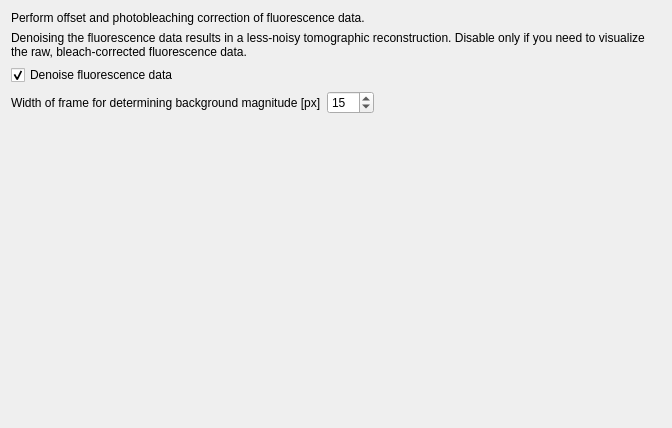
<?xml version="1.0" encoding="UTF-8"?>
<ui version="4.0">
 <class>WizardPage</class>
 <widget class="QWizardPage" name="WizardPage">
  <property name="geometry">
   <rect>
    <x>0</x>
    <y>0</y>
    <width>672</width>
    <height>428</height>
   </rect>
  </property>
  <property name="windowTitle">
   <string>WizardPage</string>
  </property>
  <layout class="QVBoxLayout" name="verticalLayout">
   <item>
    <widget class="QLabel" name="label">
     <property name="text">
      <string>Perform offset and photobleaching correction of fluorescence data.</string>
     </property>
    </widget>
   </item>
   <item>
    <widget class="QLabel" name="label_2">
     <property name="text">
      <string>Denoising the fluorescence data results in a less-noisy tomographic reconstruction. Disable only if you need to visualize the raw, bleach-corrected fluorescence data.</string>
     </property>
     <property name="wordWrap">
      <bool>true</bool>
     </property>
    </widget>
   </item>
   <item>
    <widget class="QCheckBox" name="checkBox_denoise">
     <property name="text">
      <string>Denoise fluorescence data</string>
     </property>
     <property name="checked">
      <bool>true</bool>
     </property>
    </widget>
   </item>
   <item>
    <layout class="QHBoxLayout" name="horizontalLayout">
     <property name="topMargin">
      <number>0</number>
     </property>
     <item>
      <widget class="QLabel" name="label_3">
       <property name="text">
        <string>Width of frame for determining background magnitude [px]</string>
       </property>
      </widget>
     </item>
     <item>
      <widget class="QSpinBox" name="spinBox_border">
       <property name="minimum">
        <number>5</number>
       </property>
       <property name="maximum">
        <number>500</number>
       </property>
       <property name="value">
        <number>15</number>
       </property>
      </widget>
     </item>
     <item>
      <spacer name="horizontalSpacer">
       <property name="orientation">
        <enum>Qt::Horizontal</enum>
       </property>
       <property name="sizeHint" stdset="0">
        <size>
         <width>40</width>
         <height>20</height>
        </size>
       </property>
      </spacer>
     </item>
    </layout>
   </item>
   <item>
    <spacer name="verticalSpacer">
     <property name="orientation">
      <enum>Qt::Vertical</enum>
     </property>
     <property name="sizeHint" stdset="0">
      <size>
       <width>20</width>
       <height>40</height>
      </size>
     </property>
    </spacer>
   </item>
  </layout>
 </widget>
 <resources/>
 <connections/>
</ui>
